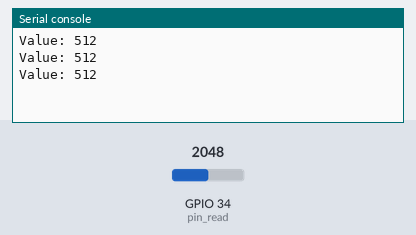
Simulated run of this program. Board: ESP32 board running MicroPython. Parts: the last lines printed to the serial console. The test bench sets the inputs (shaded band); at power-on: GPIO 34 (pin_read) = 2048 (analog values on the 0–4095 scale).

Above: at 1.2 s.
1.3 s: GPIO 34 (pin_read) set to 2866
At 1.8 s:
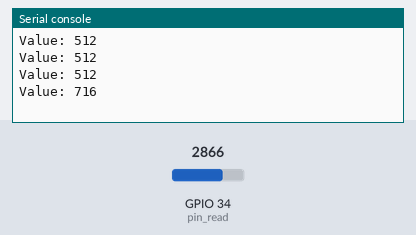
2.8 s: GPIO 34 (pin_read) set to 3603
At 3.4 s:
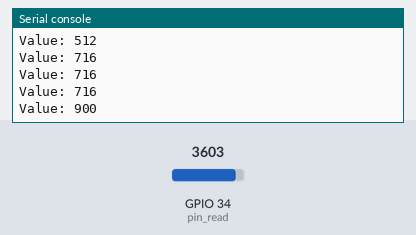
Timing chart, 0 to 5.8 s (numbered marks = the images above; inputs shaded):
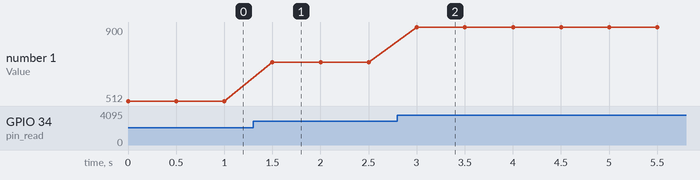

The program:

adc_demo.py
```python
'''
点位计 ADC采样
定时打印ADC采样的结果
'''
from machine import ADC,Pin
import utime


# 设置D34号引脚作为ADC采样引脚
pin_read = Pin(34,Pin.IN)
# 声明ADC对象
adc = ADC(pin_read)
# 设置衰减比 满量程3.3v
adc.atten(ADC.ATTN_11DB)
# 设置数据宽度为10bit
adc.width(ADC.WIDTH_10BIT)

while True:
    # 数据采样 数值范围0-1023
    value = adc.read()
    # 打印日志
    print("Value: %d"%value)
    # 延时500ms
    utime.sleep_ms(500)
```

Measured:
- after the input at 1.3 s, the serial console: prints a new line after 0.20 s (image 1)
- after the input at 2.8 s, the serial console: prints a new line after 0.20 s (image 2)
- plotted number 1: 512 → 716 after the input at 1.3 s, 716 → 900 after the input at 2.8 s
